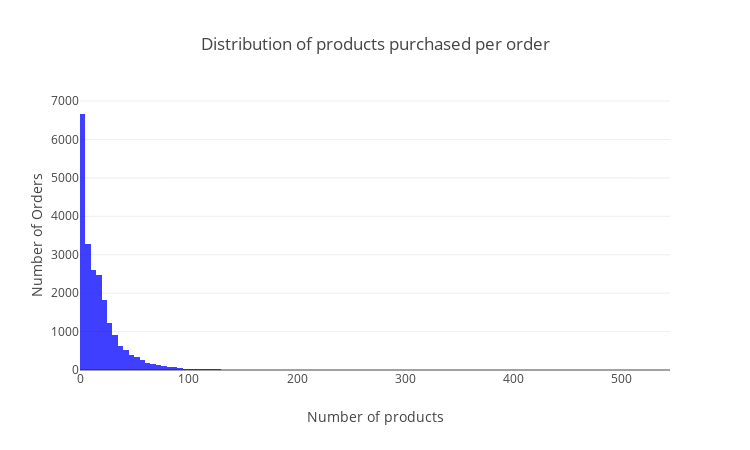

The code cell stored with this chart in its notebook:
### Markdown cell above
It looks like at one end of the spectrum we have orders made up over greater than 500 products (many coming from `CustomerID = 14096`, and at the other we have orders that contain a single product. A histogram will help us visualize this distribution:

### Code cell
trace1 = go.Histogram(
    x=temp["Number of products"],
    nbinsx=200,
    name="Number of products",
    marker_color='blue',
)

data = [trace1]

layout = go.Layout(
    width=750,
    height=450,
    title="Distribution of products purchased per order",
    xaxis=dict(title="Number of products"),
    yaxis=dict(title="Number of Orders"),
    barmode='stack'
)

fig = go.Figure(data=data, layout=layout)
fig.update_traces(opacity=0.75)

plotly.offline.iplot(fig)

### Figure 1 — Plotly figure (JSON) as saved in the notebook; plotly's stock layout.template omitted (floating-point values rounded to 4 significant figures; data arrays with more than 128 entries replaced by an {"elided": "..."} marker saying what was removed)
{"data": [{"marker": {"color": "blue"}, "name": "Number of products", "nbinsx": 200, "opacity": 0.75, "type": "histogram", "uid": "7940996b-3f11-40c6-8bd3-a392a987dce3", "x": {"elided": "22190 int values"}}], "layout": {"barmode": "stack", "height": 450, "title": {"text": "Distribution of products purchased per order"}, "width": 750, "xaxis": {"title": {"text": "Number of products"}}, "yaxis": {"title": {"text": "Number of Orders"}}}}
